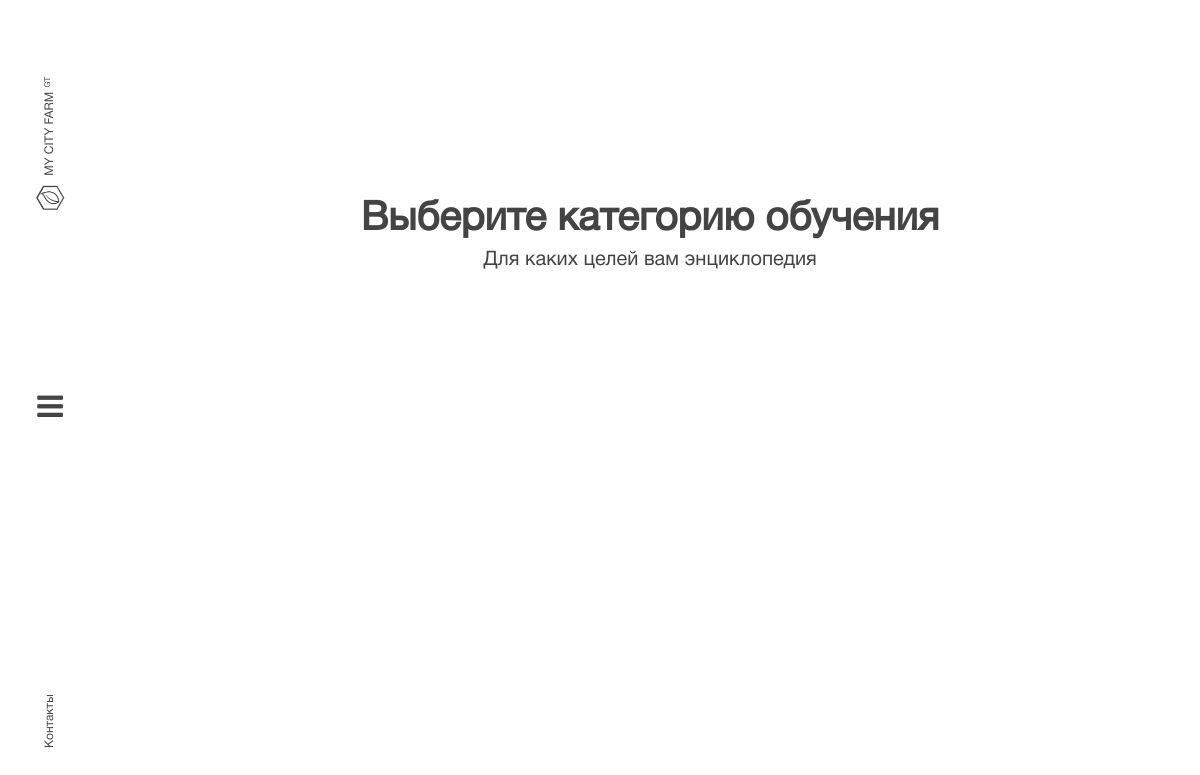
The app's page /wiki/, older data.
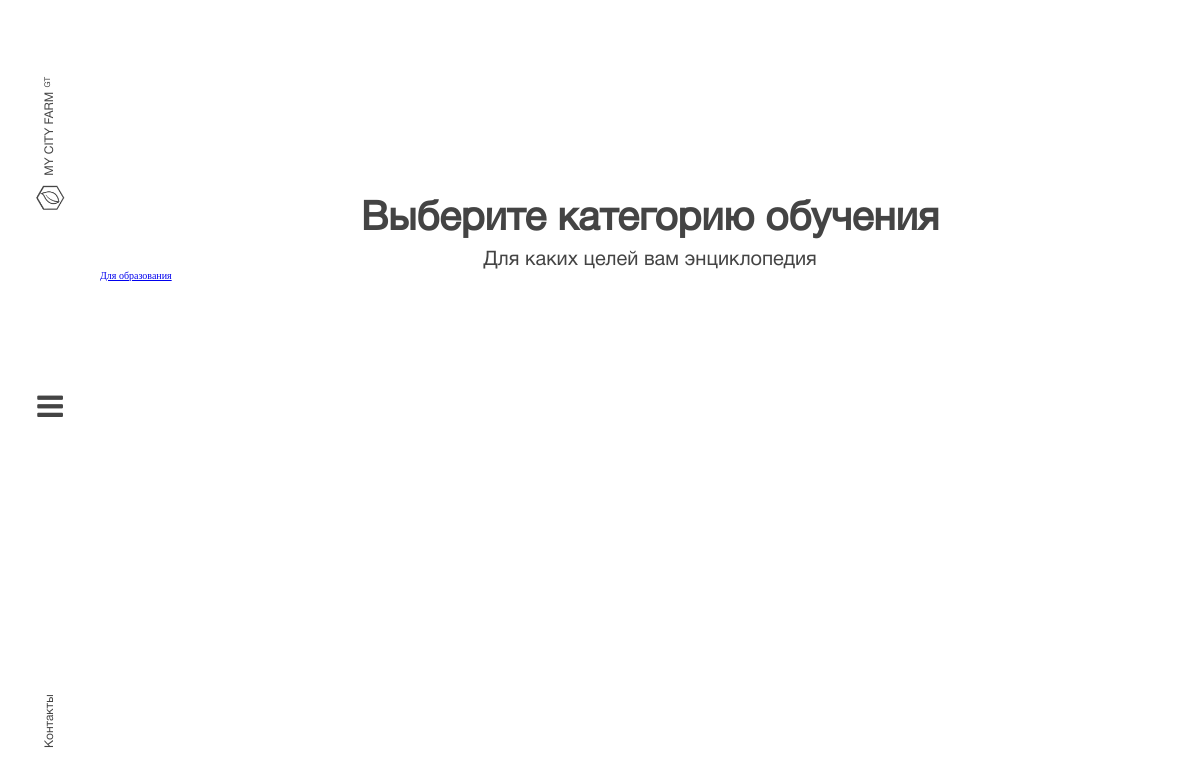
The same page, newer data.
### wiki/models.py (models this page shows, shortened)
class Category(models.Model):
    name = models.CharField(u'Категория обучения', max_length=64)
    class Meta:
        verbose_name = 'Категория обучения'
        verbose_name_plural = 'Категории обучения'

### wiki/views.py (the view)
# urls.py: path('', views.WikiCategoryView.as_view(), name = 'wiki'),
class WikiCategoryView(ListView):
    model = Category
    template_name = "wiki_category.html"

### templates/wiki_category.html (shortened to what this page needs)
{% extends 'base.html' %}
{% load static %}
{% block content %}
<div class="wiki-category">
    <div class="content">
        <h1>
            Выберите категорию обучения
        </h1>
        <small>
            Для каких целей вам энциклопедия
        </small>
    </div>
    <div class="category-list">
        {% for category in object_list %}
            <div class="category">
                <a href="{% url 'wiki-category' category.pk %}">
                    {{ category.name }}
                    <div class="article">
                    </div>
                </a>
            </div>
        {% endfor %}
    </div>
</div>
{% endblock %}

Row changes from the older to the newer data that the page shows:
added Category: name "Для образования"
